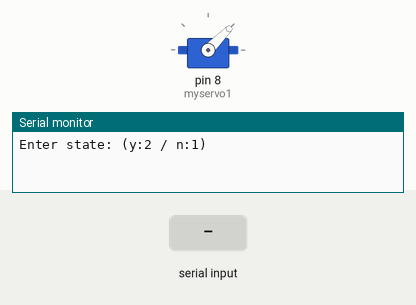
This sketch was run on a simulated Arduino Uno, built with avr-gcc and run on an emulated ATmega328P. Shown: servo, the last lines printed to the serial monitor. Inputs (shaded band) come from the test bench.

Above: at 1.2 s.
1.3 s: "1\n" received over Serial
At 1.76 s:
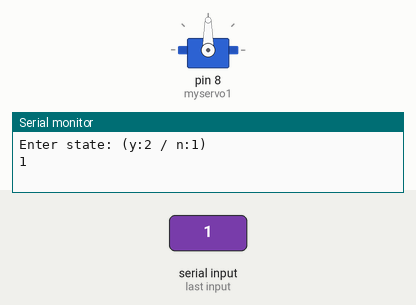
At 3.9 s:
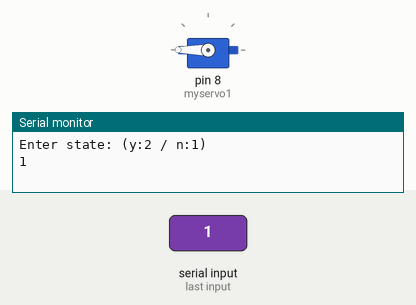
4.3 s: "2\n" received over Serial
At 4.46 s:
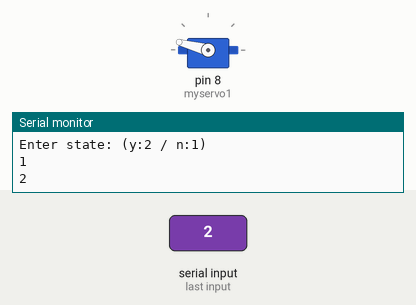
Timing chart, 0 to 7.3 s (numbered marks = the images above; inputs shaded):
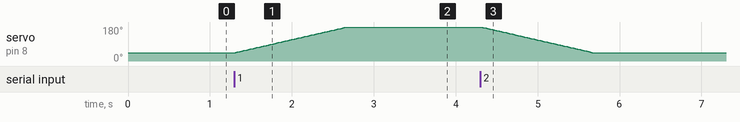

The sketch:

flower-bloom-input-workingWala-final.ino
```cpp
#include <Servo.h>

Servo myservo1;
int isBloom;
int currentPos = 45;  // initial position of the servo

void setup() {
  // put your setup code here, to run once:
  myservo1.attach(8);

  Serial.begin(9600);
  Serial.println("Enter state: (y:2 / n:1)");
  myservo1.write(currentPos);  // set the initial position
}

void loop() {
  if (Serial.available() > 1) {
    isBloom = Serial.parseInt();
    Serial.println(isBloom);

    if (isBloom == 1 && currentPos < 180) {
      for (int pos = currentPos; pos <= 180; pos++) {
        myservo1.write(pos);
        delay(10);
      }
      currentPos = 180;  // update the current position
    } else if (isBloom == 2 && currentPos > 45) {
      for (int pos = currentPos; pos >= 45; pos--) {
        myservo1.write(pos);
        delay(10);
      }
      currentPos = 45;  // update the current position
    } else {
      Serial.println("Invalid input or already in that state!");
    }
  }
}
```

Measured:
- after the input at 1.3 s, servo on pin 8 (myservo1): moves from 45° to 180° over 1.4 s, starting at once
- after the input at 4.3 s, servo on pin 8 (myservo1): moves from 180° to 45° over 1.4 s, starting at once
